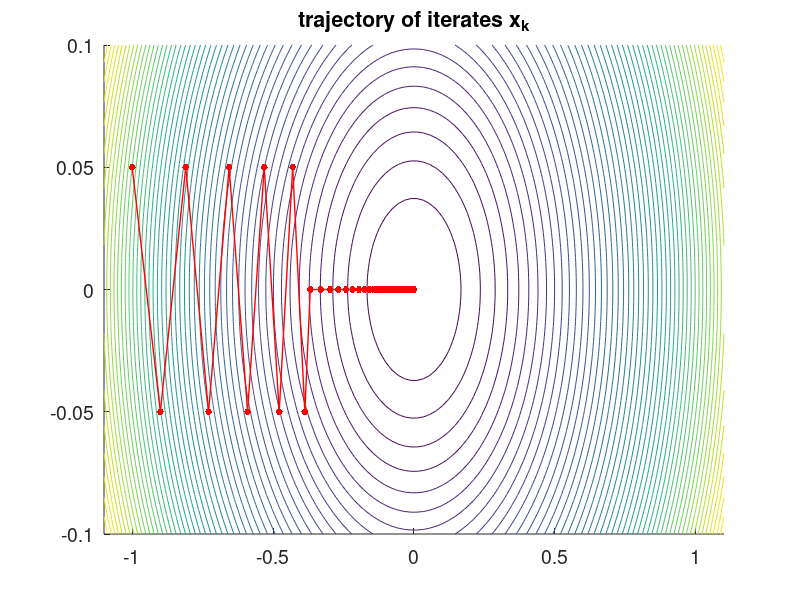

MATLAB code for this plot:
gamma = 0.05;
f = @(x) 0.5*(gamma*x(1)^2 + x(2)^2); %define f(x)
grad = @(x) [gamma*x(1);x(2)];        %define grad f(x)

A = [gamma/2, 0; 0, 1/2];
x = [-1;0.05];  %initial point x0
cost = f(x);    %initialize cost array
xar = x;        %initialize array of iterates (for plotting)
% Set initial parameters
s=2;
alpha=0.25;
beta=0.5;
for k=1:100
    if norm(grad(x)) < 1e-16
     break;
    end
    d = -grad(x); %steepest descent
    t=s;
    while (f(x)-f(x+t*d)<alpha*norm(grad(x))^2)
        t=beta*t;
    end

    x = x + t*d;
    cost = [cost,f(x)];
    xar = [xar,x];
end

% plot trajectory of iterates
figure(1);cla;
[X,Y] = meshgrid(linspace(-1.1,1.1,100),linspace(-0.1,0.1,100));
Z = zeros(size(X));
for i=1:length(X(:))
    Z(i) = f([X(i),Y(i)]);
end
hold on
contour(X,Y,Z,50);
plot(xar(1,:),xar(2,:),'.-r','markersize',15,'linewidth',1);
hold off;
set(gca,'fontsize',14);
title('trajectory of iterates x_k');
